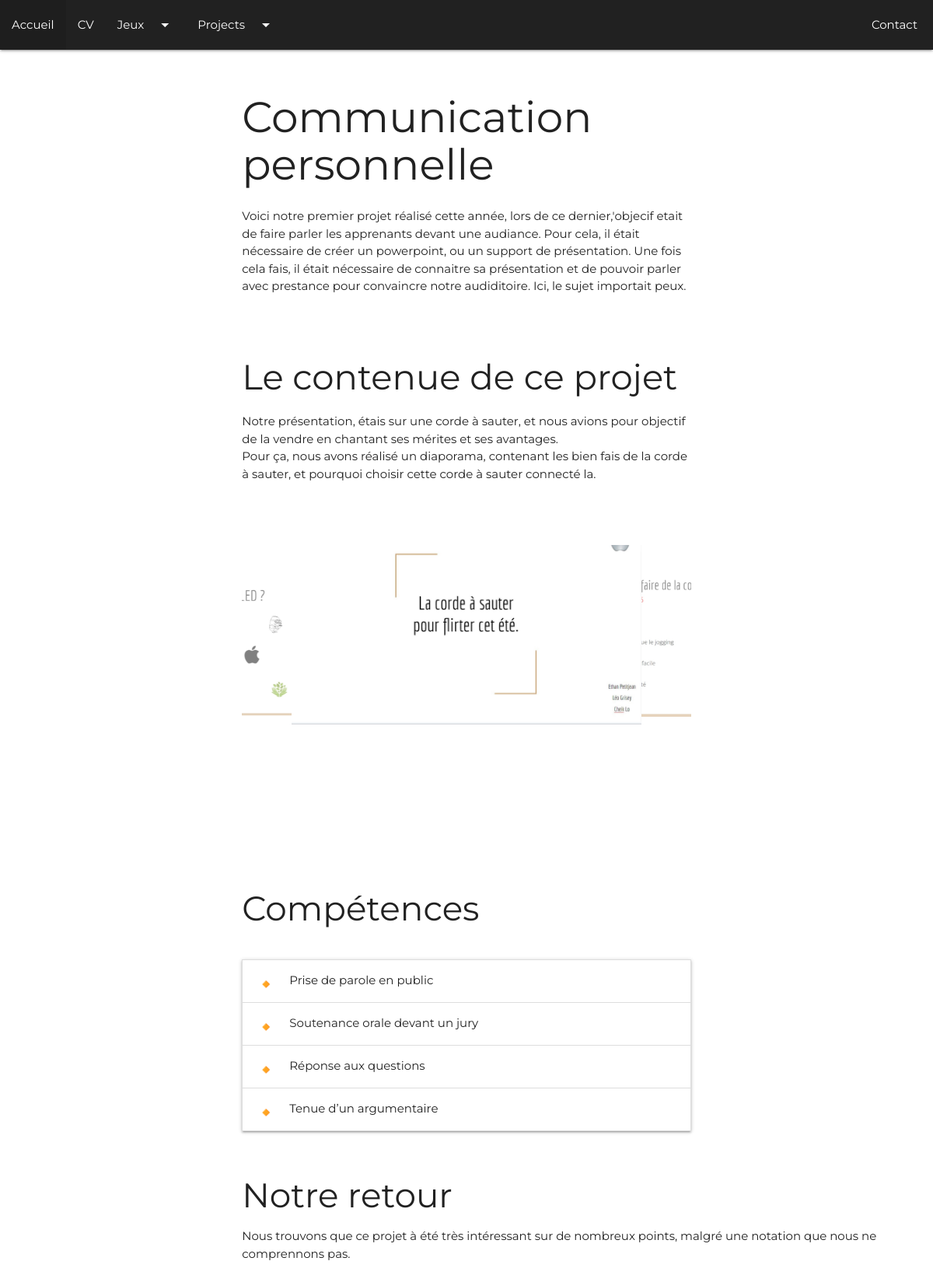
Page /project.php?id=1 on the committed database.
### tables this page shows
CREATE TABLE `projects` (
  `id` int(11) NOT NULL,
  `title` varchar(100) NOT NULL,
  `titlepage` varchar(120) NOT NULL,
  `descpro` text NOT NULL,
  `desccont` text NOT NULL,
  `img1` varchar(100) NOT NULL,
  `img2` varchar(100) NOT NULL,
  `img3` varchar(100) NOT NULL,
  `img4` varchar(100) NOT NULL,
  `imgbg` varchar(120) NOT NULL,
  `projectname` varchar(50) NOT NULL,
  `titlecomp1` varchar(50) NOT NULL,
  `titlecomp2` varchar(50) NOT NULL,
  `titlecomp3` varchar(50) NOT NULL,
  `titlecomp4` varchar(50) NOT NULL,
  `comp1` text NOT NULL,
  `comp2` text NOT NULL,
  `comp3` text NOT NULL,
  `comp4` text NOT NULL,
  `retour` text NOT NULL,
  `imgintervenant` varchar(120) NOT NULL,
  `nomintervenant` varchar(120) NOT NULL,
  `linkedinhttps` varchar(120) NOT NULL,
  `linkedin` varchar(50) NOT NULL
);

### project.php (the view, shortened to what this page needs)
<!DOCTYPE html>
<?php
  require_once "Config/config.php";
  $pdo_projects->exec("set names utf8");
  $sql = "SELECT * FROM projects WHERE id=:id";
  $pre = $pdo_projects->prepare($sql);
  $pre->bindParam("id",$_GET["id"], PDO::PARAM_INT);
  $pre->execute();
  $project = $pre->fetch(PDO::FETCH_ASSOC);
  ?>
  <html>
    <head>
      <link type="text/css" rel="stylesheet" href="css/materialize.css"  media="screen,projection"/>
      <link rel="stylesheet" href="css/projet.css">
    </head>
    <body >
      <div class="">
        <div class="navbar colornav navbar-fixed">
          <nav>
            <div class="nav-wrapper #212121 grey darken-4" id="nav">
                <a href="contact.php" class="right hide-on-med-and-down" id="contact">Contact</a>
                <ul id="nav-mobile" class="left hide-on-med-and-down">
                    <li><a href="index.php">Accueil</a></li>
                    <li><a href="cv.php">CV</a></li>
                    <li>
                        <a class="dropdown-trigger" data-beloworigin="true" href="#!" data-target="dropdown1">
                            Jeux<i class="material-icons right">arrow_drop_down</i>
                        </a>
                    </li>
                    <li>
                        <a class="dropdown-trigger" data-beloworigin="true" href="#!" data-target="dropdown2">
                            Projects<i class="material-icons right">arrow_drop_down</i>
                        </a>
                    </li>
                </ul>
            </div>
          </nav>
        </div>
                <?php
                $sql = "SELECT * FROM projects";
                $pre = $pdo_projects-> prepare($sql);
                $pre->execute();
                $pros = $pre->fetchall(PDO::FETCH_ASSOC);
                ?>
          <div class="row">
            <div class="col l6 offset-l3">
              <div id="presentation" class="section scrollspy">
                <h1> <?php echo $project["title"]?></h1>
                <P>
                  <?php echo $project["descpro"]?>
                </P>
              </div>
              <div id="contained" class="section scrollspy">
                <h2> Le contenue de ce projet </h2>
                <p><?php echo $project["desccont"]?>
                </p>
                  <div class="carouselturn margincarou">
                    <div class="carousel">
                      <a class="carousel-item" href="#one!"><img src="<?php echo "img/".$project["img1"]?>"></a>
                      <a class="carousel-item" href="#two!"><img src="<?php echo "img/".$project["img2"]?>"></a>
                      <a class="carousel-item" href="#four!"><img src="<?php echo "img/".$project["img4"]?>"></a>
                    </div>
                  </div>
              </div>
                <h3>Compétences</h3>
                <div id="skills" class="section scrollspy">
                  <ul class="collapsible">
                    <li>
                      <div class="collapsible-header"><i class="material-icons">🔸</i><?php echo $project["titlecomp1"]?></div>
                    </li>
                    <li>
                      <div class="collapsible-header"><i class="material-icons">🔸</i><?php echo $project["titlecomp2"]?></div>
                    </li>
                    <li>
                      <div class="collapsible-header"><i class="material-icons">🔸</i><?php echo $project["titlecomp3"]?></div>
                    </li>
                    <li>
                      <div class="collapsible-header"><i class="material-icons">🔸</i><?php echo $project["titlecomp4"]?></div>
                    </li>
                  </ul>
                </div>
              </div>
              <div id="return" class="section scrollspy row ">
                <div class="col offset-l3">
                  <h3>Notre retour</h3>
                  <p>
                  <?php echo $project["retour"]?>
                  </p>
                </div>
            </div>
          </div>
        </div>
    </body>
  </html>

### css/projet.css (style rules this page uses)
body { font-family: Montserrat; }
html { scroll-behavior: smooth; }
#contact { position: relative ; right: 20px; }
.colornav { background-color : #0F0E0E }
.carousel .carousel-item { width: 450px!important; height: 450px!important; }
.margincarou { margin-top: 80px!important; }
h1 { font-size: 55px; }
h2 { font-size: 45px; }

### rows in the picture
projects: title "Communication personnelle", descpro "Voici notre premier projet réalisé cette année, lors de ce dernier,'objecif etait de faire parler les apprenants devant une audiance. Pour cela, il était nécessaire de créer un powerpoint, ou un support de présentation. Une fois cela fais, il était nécessaire de connaitre sa présentation et de pouvoir parler avec prestance pour convaincre notre audiditoire. Ici, le sujet importait peux.", desccont "Notre présentation, étais sur une corde à sauter, et nous avions pour objectif de la vendre en chantant ses mérites et ses avantages. Pour ça, nous avons réalisé un diaporama, contenant les bien fais de la corde à sauter, et pourquoi choisir cette corde à sauter connecté la.", img1 (picture), titlecomp1 "Prise de parole en public", titlecomp2 "Soutenance orale devant un jury", titlecomp3 "Réponse aux questions", titlecomp4 "Tenue d’un argumentaire", retour "Nous trouvons que ce projet à été très intéressant sur de nombreux points, malgré une notation que nous ne comprennons pas."
